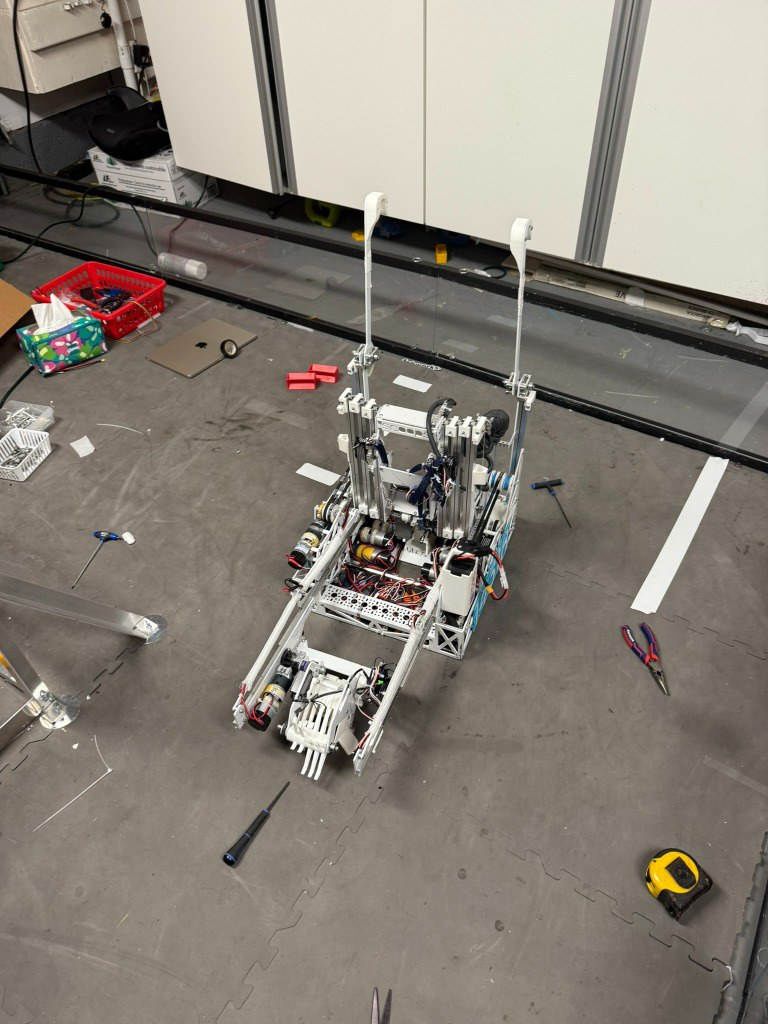
#> input picture images/projects/ftc-robotics/2.jpg, 768 x 1024 px, found by its file name
$ python crop.py
#> lines starting #> are read from the running program, lines starting #| are printed output that depends on the picture
from PIL import Image

img = Image.open('public/images/projects/ftc-robotics/2.jpg')
#> img is the input picture: PIL image 768x1024 RGB; mean R, G, B 135.8, 128.7, 119
w, h = img.size
#> w = 768; h = 1024

# The user wants to zoom in on the robot. The image is 768x1024.
# Let's crop out 20% from left and right, and maintain the original 3:4 aspect ratio.
# If we crop 20% from left (153px) and 20% from right (153px), new width is 462px.
# To keep 3:4 aspect ratio, new height should be 462 * 4/3 = 616px.
# Original height is 1024. So we need to crop 1024 - 616 = 408px vertically.
# Let's crop 15% from top (153px) and the rest from bottom (255px).

new_w = int(w * 0.6)
#> new_w = 460
new_h = int(new_w * (1024/768))
#> new_h = 613

left = int(w * 0.2)
#> left = 153
top = int(h * 0.15)
#> top = 153
right = left + new_w
#> right = 613
bottom = top + new_h
#> bottom = 766

cropped = img.crop((left, top, right, bottom))
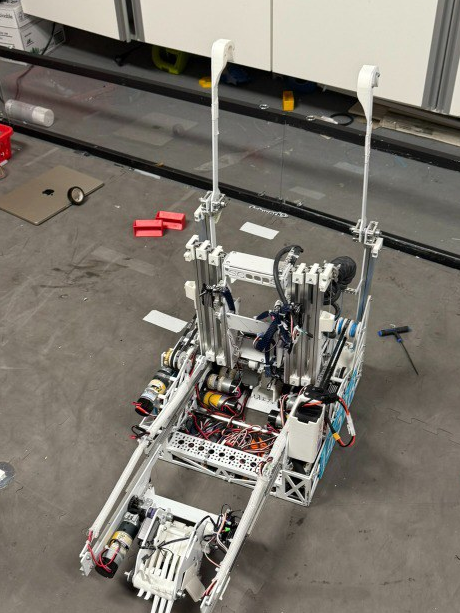
#> cropped: PIL image 460x613 RGB; mean R, G, B 123.2, 117.4, 108.7
cropped.save('public/images/projects/ftc-robotics/cropped_2_zoomed.jpg')

# A slightly less aggressive zoom:
new_w2 = int(w * 0.7)
#> new_w2 = 537
new_h2 = int(new_w2 * (1024/768))
#> new_h2 = 716
left2 = int(w * 0.15)
#> left2 = 115
top2 = int(h * 0.1)
#> top2 = 102
right2 = left2 + new_w2
#> right2 = 652
bottom2 = top2 + new_h2
#> bottom2 = 818
cropped2 = img.crop((left2, top2, right2, bottom2))
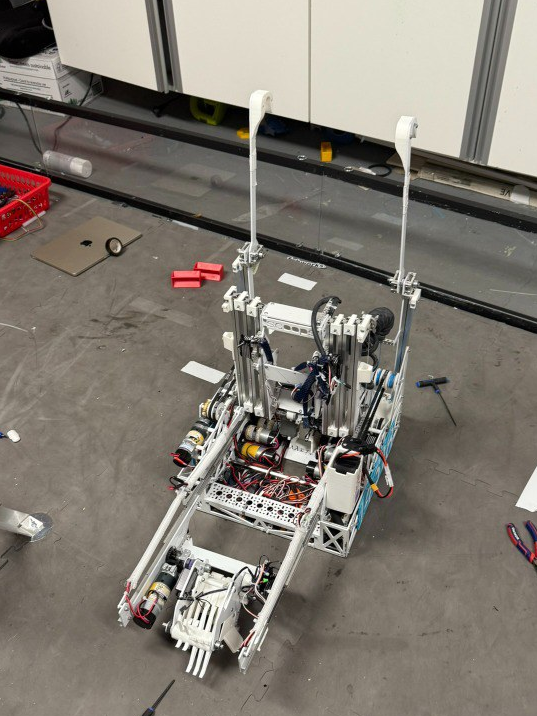
#> cropped2: PIL image 537x716 RGB; mean R, G, B 128.9, 122.3, 113.3
cropped2.save('public/images/projects/ftc-robotics/cropped_2_zoomed_less.jpg')

$ run again, with images/projects/ftc-robotics/3.jpg copied over images/projects/ftc-robotics/2.jpg
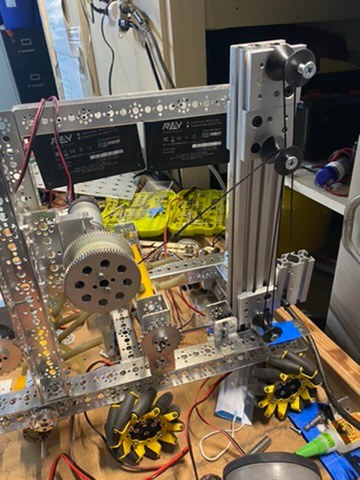
#> input picture images/projects/ftc-robotics/3.jpg, 360 x 480 px, found by its file name
#> img is the input picture: PIL image 360x480 RGB; mean R, G, B 107.6, 97.2, 82
#> `cropped = img.crop((left, top, right, bottom))`:
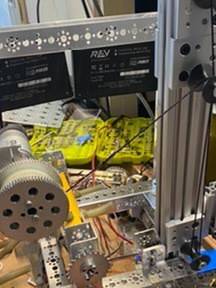
#> cropped: PIL image 216x288 RGB; mean R, G, B 109.9, 101.9, 82.8
#> `cropped2 = img.crop((left2, top2, right2, bottom2))`:
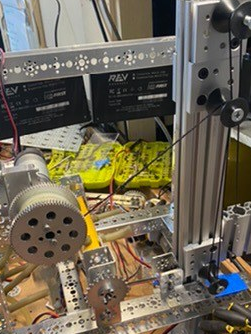
#> cropped2: PIL image 251x334 RGB; mean R, G, B 110.3, 102.4, 85.7

$ run again, with images/projects/ftc-robotics/4.jpg copied over images/projects/ftc-robotics/2.jpg
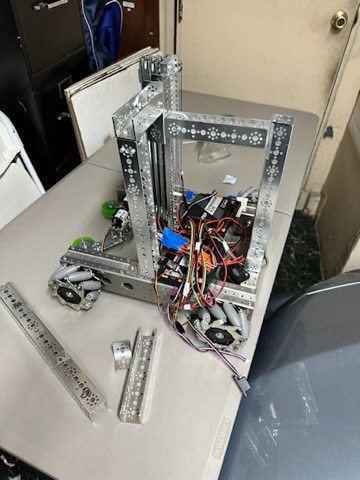
#> input picture images/projects/ftc-robotics/4.jpg, 360 x 480 px, found by its file name
#> img is the input picture: PIL image 360x480 RGB; mean R, G, B 136, 133.4, 125.6
#> `cropped = img.crop((left, top, right, bottom))`:
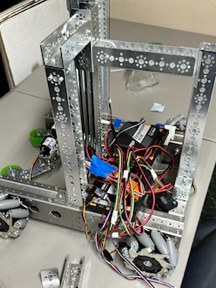
#> cropped: PIL image 216x288 RGB; mean R, G, B 134.3, 132.1, 125.2
#> `cropped2 = img.crop((left2, top2, right2, bottom2))`:
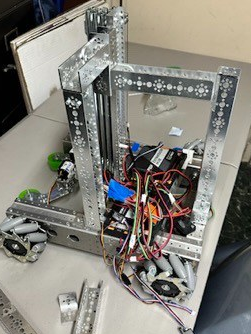
#> cropped2: PIL image 251x334 RGB; mean R, G, B 133, 130.5, 123
